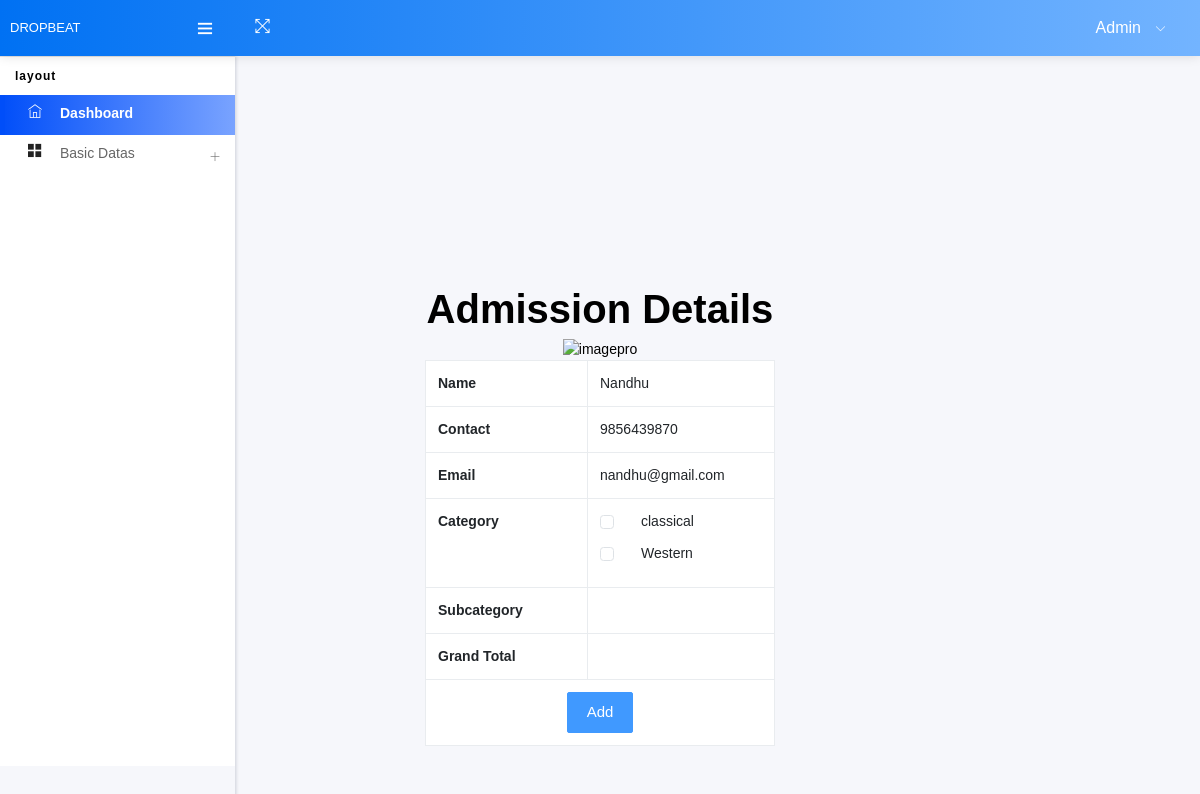
/Project/Admin/AdmissionDetails.php?student_id=4, run on an earlier commit of the app's database.
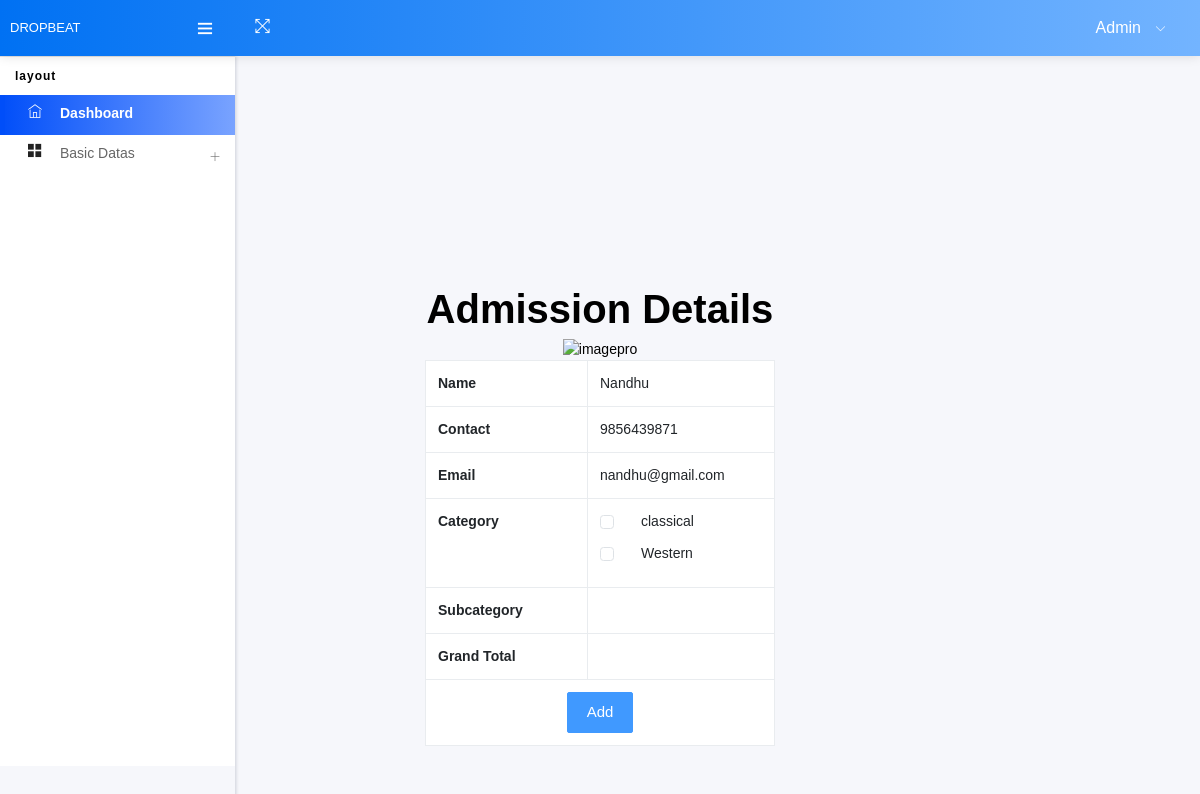
And on a later commit of the database.
### tables this page shows
CREATE TABLE `tbl_studentregistration` (
  `student_id` int(11) NOT NULL auto_increment,
  `student_name` varchar(50) NOT NULL,
  `student_contact` varchar(50) NOT NULL,
  `student_email` varchar(50) NOT NULL,
  `student_password` varchar(50) NOT NULL,
  `student_photo` varchar(50) NOT NULL,
  PRIMARY KEY  (`student_id`)
);

### Project/Admin/AdmissionDetails.php (the view, shortened to what this page needs)
<!DOCTYPE html PUBLIC "-//W3C//DTD XHTML 1.0 Transitional//EN" "http://www.w3.org/TR/xhtml1/DTD/xhtml1-transitional.dtd">
<html xmlns="http://www.w3.org/1999/xhtml">
<head>
<link href="https://cdn.jsdelivr.net/npm/bootstrap@5.5.0/dist/css/bootstrap.min.css" rel="stylesheet">
</head>
<body style="background-color:lightslategray;color: black;">
<body>
<?php
include("Head.php");
$sel="select * from tbl_studentregistration where student_id='".$_GET["student_id"]."'";
$data=mysql_query($sel);
$row=mysql_fetch_array($data);
?>
<br><br><br><br><br><br><br><br><br><br><br>
 <div class="container">
 <center><h1>Admission Details</h1></center>
        <form method="post">
            <div class="row justify-content-center">
                <div class="col-md-4 text-center">
                    <img src="../Assets/Files/User/<?php echo $row["student_photo"]?>" alt="imagepro" width="114" height="88" />
                </div>
            </div>
            <div class="row justify-content-center">
                <div class="col-md-4">
                    <table class="table table-bordered">
                        <tr>
                            <th>Name</th>
                            <td width="187"><?php echo $row["student_name"]?></td>
                        </tr>
                        <tr>
                            <th>Contact</th>
                            <td><?php echo $row["student_contact"]?></td>
                        </tr>
                        <tr>
                            <th>Email</th>
                            <td><?php echo $row["student_email"]?></td>
                        </tr>
                        <tr>
                            <th>Category</th>
                            <td>
                                <?php
                                    $sel="select * from tbl_category";
                                    $data=mysql_query($sel);
                                    while($row=mysql_fetch_array($data))
                                    {
                                ?>
                                <div class="form-check">
                                    <input type="checkbox" name="cate[]" id="cate" class="form-check-input cate" value="<?php echo $row["category_id"]?>" onclick="getSub()"/>
                                    <label class="form-check-label" for="cate"><?php echo $row["category_name"]?></label>
                                </div>
                                <?php
                                    }
                                ?>
                            </td>
                        </tr>
                        <tr>
                            <th>Subcategory</th>
                            <td id="subcat"><?php echo $row["category_name"]?></td>
                        </tr>
                        <tr>
                            <th>Grand Total</th>
                            <td id="total"></td>
                        </tr>
                        <tr>
                            <td colspan="2" class="text-center">
                                <input type="submit" name="btnsave" value="Add" class="btn btn-primary" />
                            </td>
                        </tr>
                    </table>
                </div>
            </div>
        </form>
    </div>
</body>
</html>
</body>
</html>

What changed in the data, as far as the page shows it:
changed tbl_studentregistration "Nandhu": student_contact "9856439870" → "9856439871"
